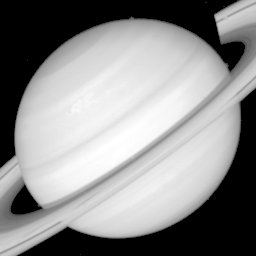
#> input picture images/images_chapter_03/saturn_noise.jpg, 256 x 256 px
$ python 6.imgHisto_match.py
#> lines starting #> are read from the running program, lines starting #| are printed output that depends on the picture
#> further down, img is the input picture: shape (256, 256); min 0, max 255, mean 139.8
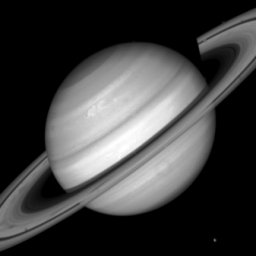
#> input picture images/images_chapter_03/saturn_spec.jpg, 256 x 256 px
#> further down, img_ref is the input picture: shape (256, 256); min 0, max 255, mean 63.2
import numpy as np
import matplotlib.pyplot as plt
import math

def cumulative_histogram(hist):
    cum_hist = hist.copy()
    for i in np.arange(1,256):
        cum_hist[i]=cum_hist[i-1]+cum_hist[i]
    return cum_hist

def histogram(img):
    height,width = img.shape
    hist = np.zeros((256))
    for i in np.arange(height):
        for j in np.arange(width):
            a = img[i][j]
            hist[a] += 1
    return hist

def hist_match(img,img_ref):
    height,width = img.shape
#> height = 256; width = 256
    pixels = width*height
#> pixels = 65536

    height_ref,width_ref = img_ref.shape
#> height_ref = 256; width_ref = 256
    pixels_ref = width_ref *height_ref
#> pixels_ref = 65536

    hist = histogram(img)
#> after the loop in histogram, `for i in np.arange(height):`: hist = 256 values, max 18852 at index 0, min 0 at index 21, mean 256
    hist_ref = histogram(img_ref)
#> hist_ref = 256 values, max 32638 at index 0, min 23 at index 255, mean 256
    cum_hist = cumulative_histogram(hist)
#> in cumulative_histogram, `cum_hist = hist.copy()`: cum_hist has the same summary as hist in histogram
#> after the loop in cumulative_histogram, `for i in np.arange(1,256):`: cum_hist = 256 values from 18852 to 65536
#> cum_hist = 256 values from 18852 to 65536
    cum_hist_ref = cumulative_histogram(hist_ref)
#> cum_hist_ref = 256 values from 32638 to 65536

    prob_cum_hist = cum_hist/pixels
#> prob_cum_hist = 256 values from 0.288 to 1
    prob_cum_hist_ref = cum_hist_ref / pixels_ref
#> prob_cum_hist_ref = 256 values from 0.498 to 1

    new_hist = np.zeros(256)

    for i in range(256):
        hist_min = 1000;
        for j in range(256):
            hist_diff = np.abs(prob_cum_hist[i] - prob_cum_hist_ref[j])
            if hist_diff < hist_min:
                hist_min = hist_diff
                hist_index =j
        new_hist[i] = hist_index
#> after the loop, hist_index = 255; new_hist = 256 values from 0 to 255

    s_img = np.zeros(img.shape,img.dtype)
    for i in np.arange(height):
        for j in np.arange(width):
            a = img[i][j]
            s_img[i][j] = new_hist[a]
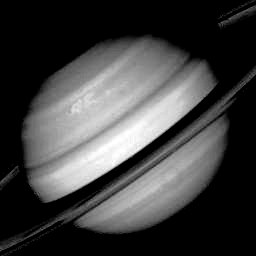
#> s_img: shape (256, 256); min 0, max 255, mean 64
    return s_img

img = plt.imread('images_chapter_03/saturn_noise.jpg',0)
img_ref = plt.imread('images_chapter_03/saturn_spec.jpg',0)

img_match = hist_match(img,img_ref)
images = [img,img_ref,img_match]
titles = ['Original_img','img_ref','img_match']

for i in range(3):
    plt.subplot(1,3,i+1)
    plt.imshow(images[i],cmap='gray')
    plt.title(titles[i])

plt.subplots_adjust(top = 0.92,bottom = 0.08,left=0.1,right=0.95,hspace = 0.35,wspace=0.35)
plt.show()
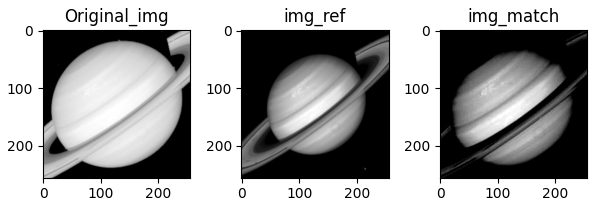
#> figure drawn by matplotlib, 3 panels
